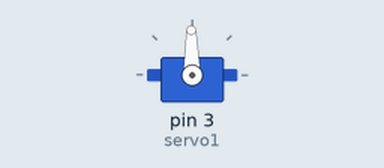
Simulated run of this sketch. Board: Arduino Uno, built with avr-gcc and run on an emulated ATmega328P. Shown: servo.

Above: at 0.1 s.
Timing chart, 0 to 1.6 s (numbered marks = the images above):
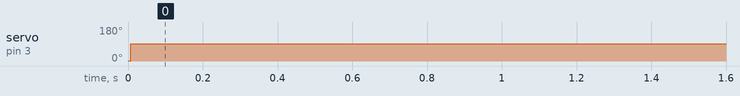

Measured:
- by itself, servo on pin 3 (servo1): 1° → 91° at 0.01 s

The sketch:

servo_kontrol.ino
```cpp
#include <Servo.h>
Servo servo1;
int sayac =0;
void setup() {

servo1.attach(3);
servo1.write(sayac);

}
void loop() {

if (sayac<=90){

  sayac++;
  servo1.write(sayac);
}

}
```
